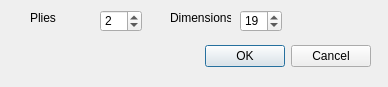
<?xml version="1.0" encoding="UTF-8"?>
<ui version="4.0">
 <class>Dialog</class>
 <widget class="QDialog" name="Dialog">
  <property name="geometry">
   <rect>
    <x>0</x>
    <y>0</y>
    <width>388</width>
    <height>87</height>
   </rect>
  </property>
  <property name="windowTitle">
   <string>Dialog</string>
  </property>
  <widget class="QWidget" name="layoutWidget">
   <property name="geometry">
    <rect>
     <x>20</x>
     <y>40</y>
     <width>351</width>
     <height>33</height>
    </rect>
   </property>
   <layout class="QHBoxLayout">
    <property name="spacing">
     <number>6</number>
    </property>
    <property name="leftMargin">
     <number>0</number>
    </property>
    <property name="topMargin">
     <number>0</number>
    </property>
    <property name="rightMargin">
     <number>0</number>
    </property>
    <property name="bottomMargin">
     <number>0</number>
    </property>
    <item>
     <spacer>
      <property name="orientation">
       <enum>Qt::Horizontal</enum>
      </property>
      <property name="sizeHint" stdset="0">
       <size>
        <width>131</width>
        <height>31</height>
       </size>
      </property>
     </spacer>
    </item>
    <item>
     <widget class="QPushButton" name="okButton">
      <property name="text">
       <string>OK</string>
      </property>
     </widget>
    </item>
    <item>
     <widget class="QPushButton" name="cancelButton">
      <property name="text">
       <string>Cancel</string>
      </property>
     </widget>
    </item>
   </layout>
  </widget>
  <widget class="QSpinBox" name="dimensionsBox">
   <property name="geometry">
    <rect>
     <x>240</x>
     <y>10</y>
     <width>42</width>
     <height>22</height>
    </rect>
   </property>
   <property name="minimum">
    <number>3</number>
   </property>
   <property name="value">
    <number>19</number>
   </property>
  </widget>
  <widget class="QLabel" name="label">
   <property name="geometry">
    <rect>
     <x>170</x>
     <y>10</y>
     <width>61</width>
     <height>16</height>
    </rect>
   </property>
   <property name="text">
    <string>Dimensions</string>
   </property>
  </widget>
  <widget class="QSpinBox" name="plyBox">
   <property name="geometry">
    <rect>
     <x>100</x>
     <y>10</y>
     <width>42</width>
     <height>22</height>
    </rect>
   </property>
   <property name="minimum">
    <number>1</number>
   </property>
   <property name="maximum">
    <number>10</number>
   </property>
   <property name="value">
    <number>2</number>
   </property>
  </widget>
  <widget class="QLabel" name="label_3">
   <property name="geometry">
    <rect>
     <x>30</x>
     <y>10</y>
     <width>61</width>
     <height>16</height>
    </rect>
   </property>
   <property name="text">
    <string>Plies</string>
   </property>
  </widget>
  <zorder>layoutWidget</zorder>
  <zorder>dimensionsBox</zorder>
  <zorder>label</zorder>
  <zorder>plyBox</zorder>
  <zorder>label_3</zorder>
  <zorder>okButton</zorder>
 </widget>
 <resources/>
 <connections/>
</ui>
